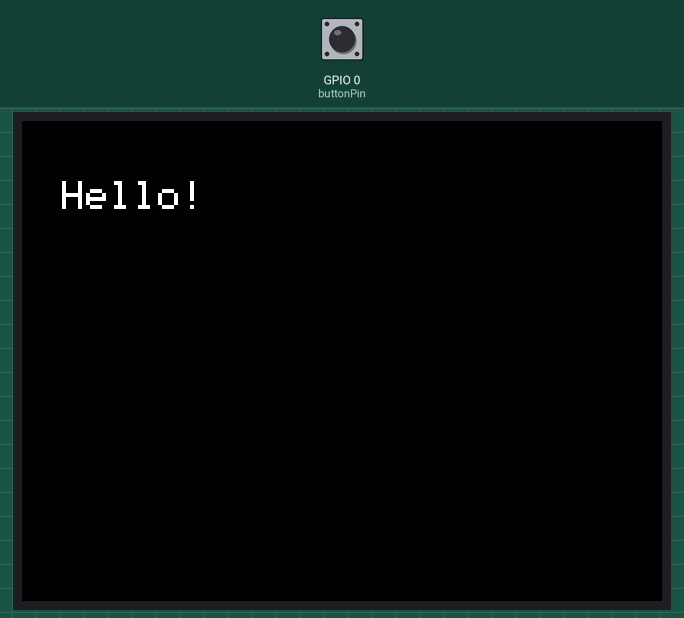
Recording of a sketch running on a simulated ESP32-S3. Shown: 320×240 colour display. The inputs (shaded band) are chosen by the test bench; at power-on: GPIO 0 (buttonPin) HIGH. USB keyboard and mouse output is not drawn.

Above: at 1.5 s.
1.6 s: GPIO 0 (buttonPin) pulled LOW for 0.15 s
At 3.1 s:
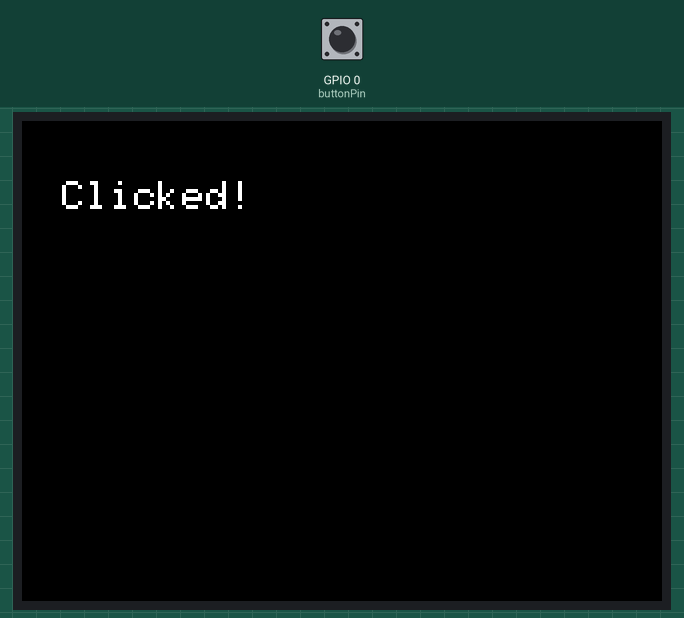
3.7 s: GPIO 0 (buttonPin) pulled LOW for 1 s
At 5.3 s:
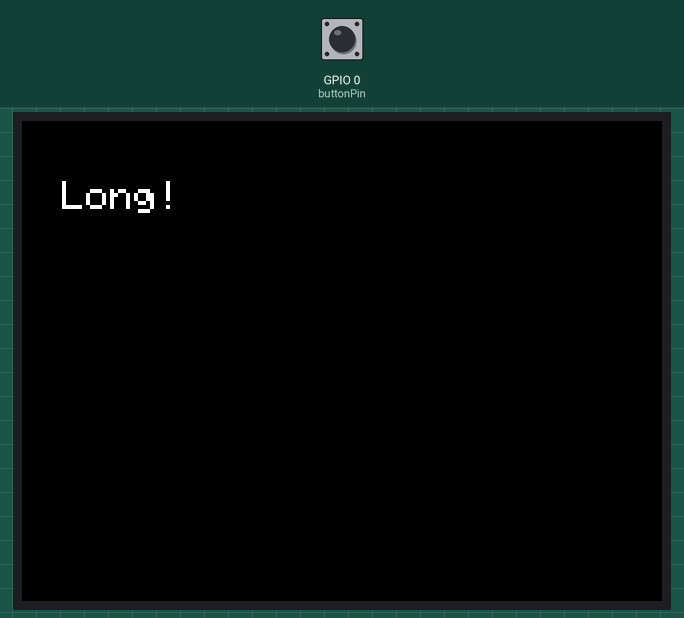
6.2 s: GPIO 0 (buttonPin) pulsed LOW 2 times (0.12 s each, 0.3 s apart)
At 7.8 s:
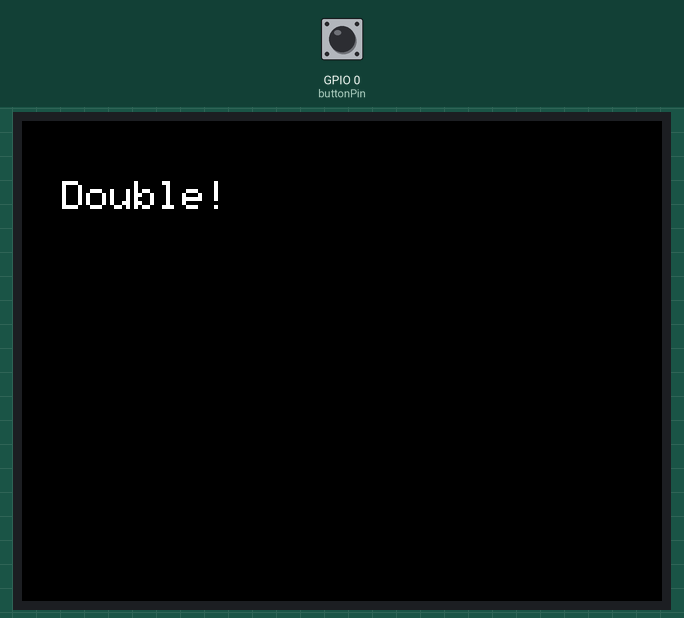
8.3 s: GPIO 0 (buttonPin) pulled LOW for 3.2 s
At 9.9 s:
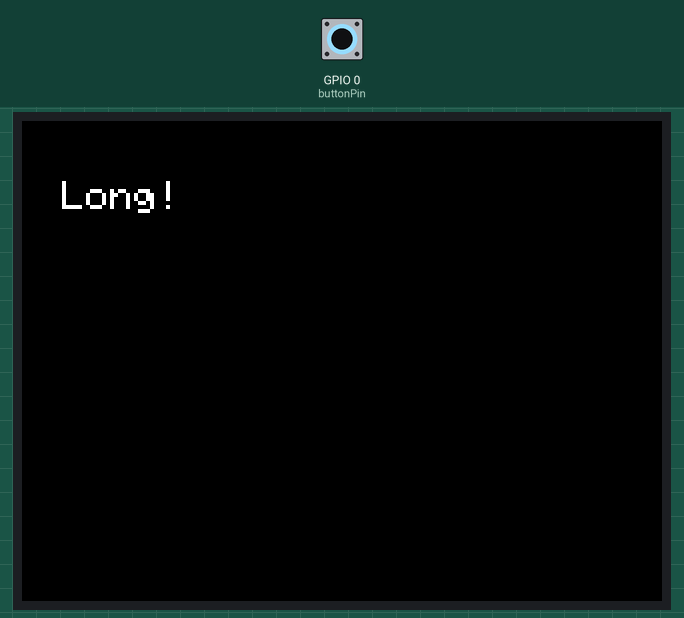
Timing chart, 0 to 11.4 s (numbered marks = the images above; inputs shaded):
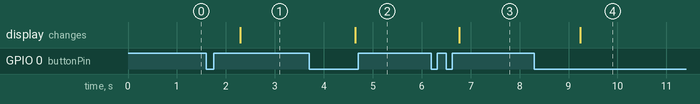

The sketch:

TFTBUTTON3.ino
```cpp
#include <TFT_eSPI.h>      // Include the graphics library
#include <OneButton.h>     // Include the OneButton library
#include "USB.h"
#include "USBHIDKeyboard.h"

USBHIDKeyboard Keyboard;

//Must hold reset to flash again in the future, mayrequire hold reset before plugging into USB port

TFT_eSPI tft = TFT_eSPI(); // Create an instance of the TFT_eSPI class

// Define the button pin as 0
const int buttonPin = 0;

// Create an instance of the OneButton class
OneButton button(buttonPin, true);

// Define screen and text properties
#define SCREEN_COLOR     TFT_BLACK
#define TEXT_COLOR       TFT_WHITE
#define TEXT_BACKGROUND  TFT_BLACK
#define TEXT_SIZE        2
#define TEXT_CURSOR_X    20
#define TEXT_CURSOR_Y    30

// Function declarations
void handleClick();
void handleDoubleClick();
void handleLongPressStart();

void setup() {
  // Initialize the TFT display
  tft.init();
  tft.setRotation(3); // Set rotation to flip the screen

  tft.fillScreen(SCREEN_COLOR); // Clear the screen with defined screen color
  tft.setTextColor(TEXT_COLOR, TEXT_BACKGROUND); // Set text color and background
  tft.setTextSize(TEXT_SIZE); // Set text size

  // Position the cursor with defined values
  tft.setCursor(TEXT_CURSOR_X, TEXT_CURSOR_Y);

  // Print "Hello World" on the screen initially
  tft.println("Hello!");

  // Attach functions to button events
  button.attachClick(handleClick);
  button.attachDoubleClick(handleDoubleClick);
  button.attachLongPressStart(handleLongPressStart);

  USB.begin();         // Start the USB stack
  delay(50);           // Small delay to ensure the system is ready

  Keyboard.begin();    // Start the keyboard emulation
  delay(50);           // Small delay to ensure the system is ready
}

void loop() {
  // Continuously check the button status
  button.tick();
}

// Function to handle a single click
void handleClick() {
  tft.fillScreen(SCREEN_COLOR); // Clear the screen with defined screen color
  tft.setCursor(TEXT_CURSOR_X, TEXT_CURSOR_Y);
  tft.println("Clicked!"); // Display "Clicked!" message
  Keyboard.print("Clicked!");
}

// Function to handle a double-click
void handleDoubleClick() {
  tft.fillScreen(SCREEN_COLOR); // Clear the screen with defined screen color
  tft.setCursor(TEXT_CURSOR_X, TEXT_CURSOR_Y);
  tft.println("Double!"); // Display "Double Clicked!" message
  Keyboard.print("Double!");
}

// Function to handle a long press
void handleLongPressStart() {
  tft.fillScreen(SCREEN_COLOR); // Clear the screen with defined screen color
  tft.setCursor(TEXT_CURSOR_X, TEXT_CURSOR_Y);
  tft.println("Long!"); // Display "Long Pressed!" message
  Keyboard.print("Long!");
}
```

Measured:
- after the input at 1.6 s, the display: changes after 0.70 s (image 1)
- after the input at 3.7 s, the display: changes after 0.94 s (image 2)
- after the input at 6.2 s, the display: changes after 0.57 s (image 3)
- after the input at 8.3 s, the display: changes after 0.94 s (image 4)
